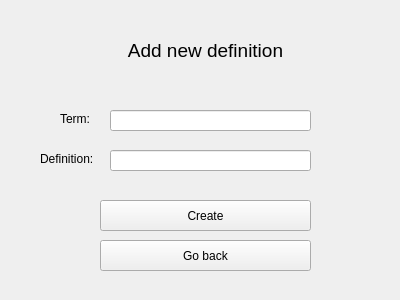
<?xml version="1.0" encoding="UTF-8"?>
<ui version="4.0">
 <class>DefinitionAddition</class>
 <widget class="QWidget" name="DefinitionAddition">
  <property name="geometry">
   <rect>
    <x>0</x>
    <y>0</y>
    <width>400</width>
    <height>300</height>
   </rect>
  </property>
  <property name="windowTitle">
   <string>AddDefinition</string>
  </property>
  <widget class="QLineEdit" name="termLineEdit">
   <property name="geometry">
    <rect>
     <x>110</x>
     <y>110</y>
     <width>201</width>
     <height>21</height>
    </rect>
   </property>
  </widget>
  <widget class="QLineEdit" name="definitionLineEdit">
   <property name="geometry">
    <rect>
     <x>110</x>
     <y>150</y>
     <width>201</width>
     <height>21</height>
    </rect>
   </property>
  </widget>
  <widget class="QLabel" name="label">
   <property name="geometry">
    <rect>
     <x>110</x>
     <y>30</y>
     <width>191</width>
     <height>41</height>
    </rect>
   </property>
   <property name="font">
    <font>
     <pointsize>14</pointsize>
    </font>
   </property>
   <property name="tabletTracking">
    <bool>false</bool>
   </property>
   <property name="text">
    <string>Add new definition</string>
   </property>
   <property name="alignment">
    <set>Qt::AlignCenter</set>
   </property>
  </widget>
  <widget class="QLabel" name="label_2">
   <property name="geometry">
    <rect>
     <x>60</x>
     <y>110</y>
     <width>41</width>
     <height>17</height>
    </rect>
   </property>
   <property name="text">
    <string>Term:</string>
   </property>
  </widget>
  <widget class="QLabel" name="label_3">
   <property name="geometry">
    <rect>
     <x>40</x>
     <y>150</y>
     <width>61</width>
     <height>17</height>
    </rect>
   </property>
   <property name="text">
    <string>Definition:</string>
   </property>
  </widget>
  <widget class="QPushButton" name="goBackButton">
   <property name="geometry">
    <rect>
     <x>100</x>
     <y>240</y>
     <width>211</width>
     <height>31</height>
    </rect>
   </property>
   <property name="text">
    <string>Go back</string>
   </property>
  </widget>
  <widget class="QPushButton" name="createButton">
   <property name="geometry">
    <rect>
     <x>100</x>
     <y>200</y>
     <width>211</width>
     <height>31</height>
    </rect>
   </property>
   <property name="text">
    <string>Create</string>
   </property>
  </widget>
 </widget>
 <resources/>
 <connections/>
</ui>
